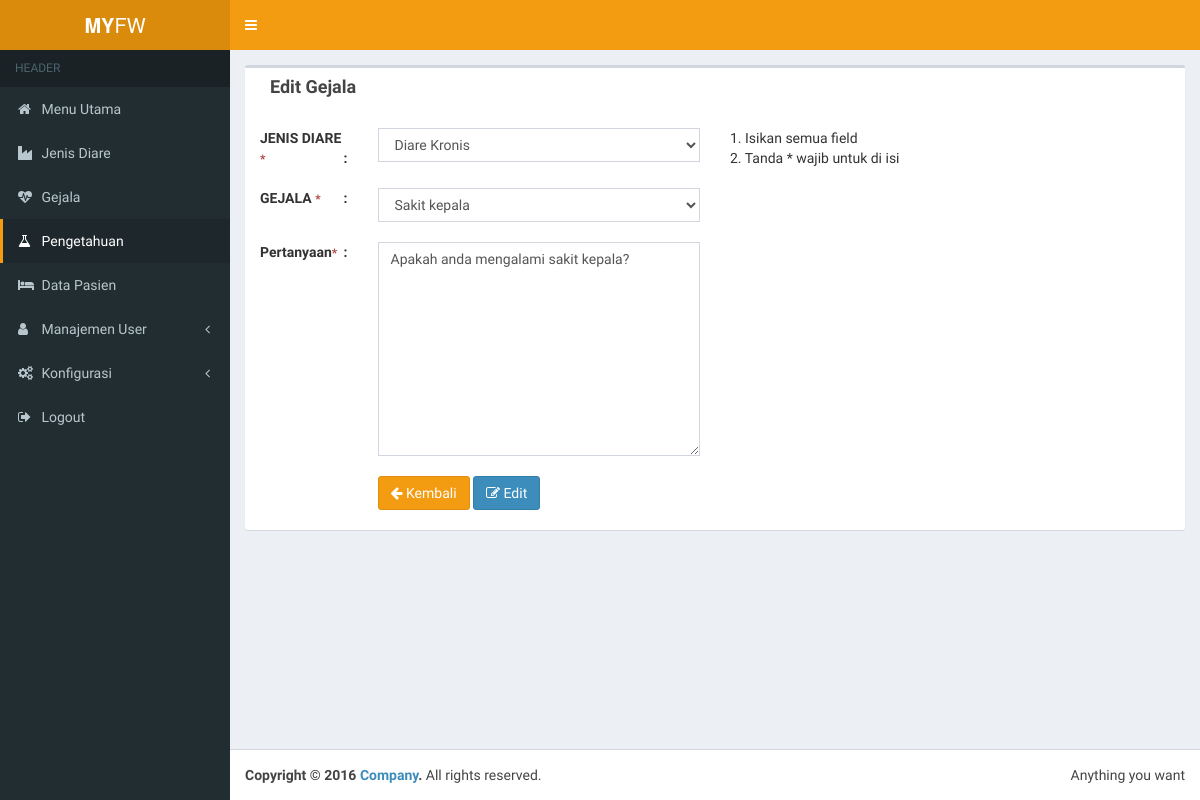
The app's page /admin/pengetahuan/edit/02451 (signed in), older data.
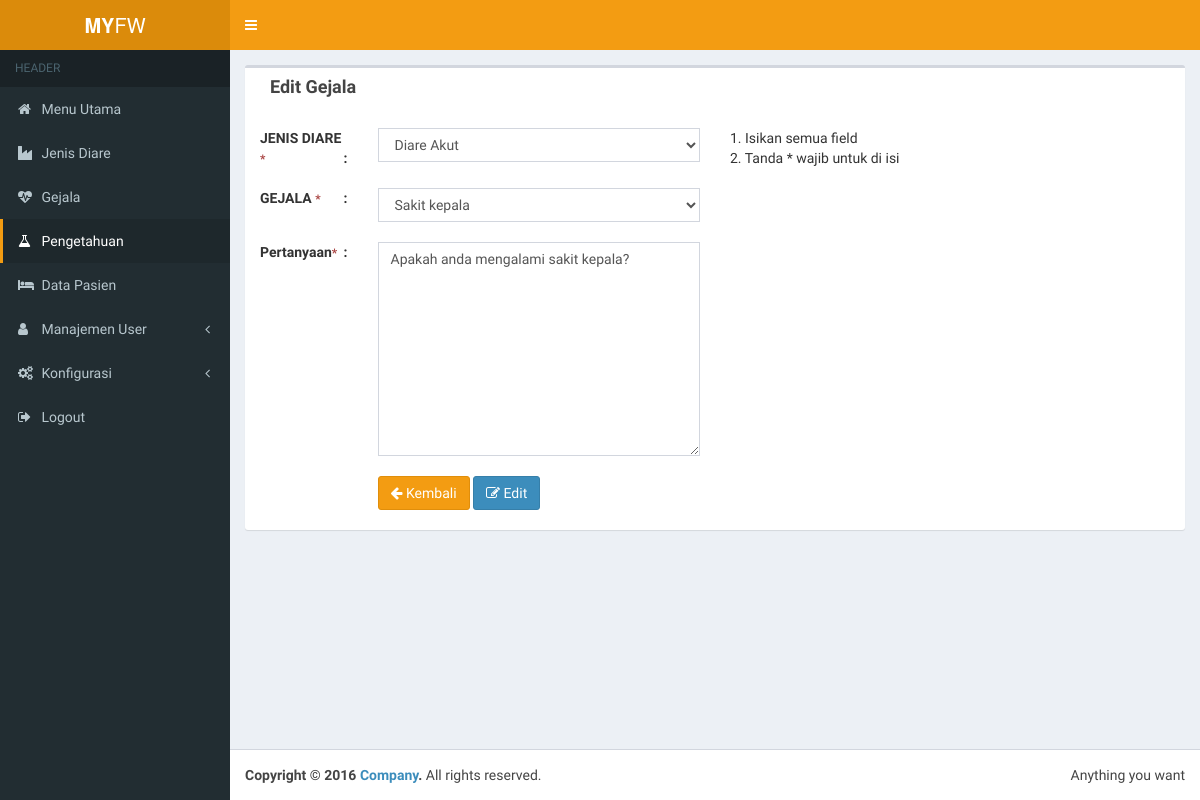
The same page, newer data.
### tables this page shows
CREATE TABLE `tbl_pengetahuan` (
  `kode_pengetahuan` varchar(10) NOT NULL,
  `kode_jenis` varchar(10) NOT NULL,
  `kode_gejala` varchar(10) NOT NULL,
  `pertanyaan` text NOT NULL,
  `nilai_cf` float NOT NULL
);

CREATE TABLE `tbl_jenis` (
  `kode_jenis` varchar(4) NOT NULL,
  `nama_jenis` varchar(200) NOT NULL,
  `penanganan` text NOT NULL,
  `banding` enum('<','>','<=','>=') NOT NULL,
  `parameter` int(4) NOT NULL,
  `tgl_update` timestamp NOT NULL DEFAULT CURRENT_TIMESTAMP ON UPDATE CURRENT_TIMESTAMP
);

CREATE TABLE `tbl_gejala` (
  `kode_gejala` varchar(4) NOT NULL,
  `nama_gejala` varchar(200) NOT NULL,
  `nilai_cf` float NOT NULL,
  `tgl_update` timestamp NOT NULL DEFAULT CURRENT_TIMESTAMP ON UPDATE CURRENT_TIMESTAMP
);

### application/modules/admin/views/layout/content.php (called while the page is built)
<?php
if ($content) {
    $this->load->view($content);
} else {
    echo "halaman tidak ditemukan";
}

### application/modules/admin/views/layout/wrapper.php (called while the page is built, shortened)
<?php require_once('head.php') ?>
<?php require_once('nav.php') ?>
<?php require_once('content.php') ?>
<?php require_once('footer.php') ?>

### application/modules/admin/controllers/Pengetahuan.php (called while the page is built, shortened)
<?php
class Pengetahuan extends CI_Controller
{
    public function __construct()
    {
        $this->load->model('CF_model', 'CF');
    }
    public function edit($kode_pengetahuan)
    {
        $jenis = $this->Crud_model->listing('tbl_jenis');
        $gejala = $this->Crud_model->listing('tbl_gejala');
        $pengetahuan = $this->Crud_model->listingOne('tbl_pengetahuan', 'kode_pengetahuan', $kode_pengetahuan);
        $valid = $this->form_validation;
        $valid->set_rules(
            'pertanyaan',
            'Pertanyaan',
            'required',
            array('required' => ' %s harus diisi')
        );
        if ($valid->run() === FALSE) {
            $data = array(
                'title'     => 'Manjemen Pengetahuan',
                'edit'       => 'admin/pengetahuan/edit/' . $pengetahuan->kode_pengetahuan,
                'back'      => 'admin/pengetahuan',
                'pengetahuan'    => $pengetahuan,
                'jenis'     => $jenis,
                'gejala'     => $gejala,
                'content'       => 'admin/pengetahuan/edit',
            );
            $this->load->view('layout/wrapper', $data, FALSE);
        }
    }
}

### index.php (called while the page is built, shortened)
<?php
require_once BASEPATH.'core/CodeIgniter.php';

### application/models/Crud_model.php (called while the page is built, shortened)
<?php
class Crud_model extends CI_Model
{
    public function listing($table, $order = null)
    {
        $query = $this->db->select('*')
            ->from($table)
            ->get();
        return $query->result();
    }
    public function listingOne($table, $field, $where)
    {
        $query = $this->db->select('*')
            ->from($table)
            ->where($field, $where)
            ->get();
        return $query->row();
    }
}

### application/modules/admin/views/pengetahuan/edit.php (the view, shortened to what the changed rows need)
<div class="box">
    <div class="container-fluid">
        <div class="box-header">
            <h3 class="box-title"><strong>Edit Gejala</strong></h3><br><br>
        </div>
        <div class="box-body no-padding">
            <form action="<?= base_url($edit) ?>" method="post">
                <div class="row">
                    <div class="col-md-6">
                        <div class="row">
                            <div class="col-md-3"><strong>JENIS DIARE <small class="text-danger">*</small><span class="pull-right">:</span></strong></div>
                            <div class="col-md-9">
                                <select name="kode_jenis" class="form-control select2">
                                    <?php foreach ($jenis as $row) { ?>
                                        <option value="<?= $row->kode_jenis ?>" <?php if ($row->kode_jenis == $pengetahuan->kode_jenis) {
                                                                                    echo "selected";
                                                                                } ?>><?= $row->nama_jenis ?></option>
                                    <?php } ?>
                                </select>
                            </div>
                        </div><br>
                        <div class="row">
                            <div class="col-md-3"><strong>GEJALA <small class="text-danger">*</small><span class="pull-right">:</span></strong></div>
                            <div class="col-md-9">
                                <select name="kode_gejala" class="form-control select2">
                                    <?php foreach ($gejala as $row) { ?>
                                        <option value="<?= $row->kode_gejala ?>" <?php if ($row->kode_gejala == $pengetahuan->kode_gejala) {
                                                                                        echo "selected";
                                                                                    } ?>><?= $row->nama_gejala ?></option>
                                    <?php } ?>
                                </select>
                            </div>
                        </div><br>
                        <div class="row pt10">
                            <div class="col-md-3"><strong>Pertanyaan<small class="text-danger">*</small><span class="pull-right">:</span></strong></div>
                            <div class="col-md-9">
                                <textarea name="pertanyaan" id="" cols="30" rows="10" class="form-control"><?= $pengetahuan->pertanyaan ?></textarea>
                            </div>
                        </div><br>
                        <div class="row">
                            <div class="col-md-3"></div>
                            <div class="col-md-9">
                                <a href="<?= base_url($back) ?>" class="btn btn-warning"><i class="fa fa-arrow-left"></i> Kembali</a>
                                <button class="btn btn-primary" type="submit"><i class="fa fa-edit"></i> Edit</button>
                            </div>
                        </div><br>
                    </div>
            </form>
            <div class="col-md-6">
                <p>
                    1. Isikan semua field <br>
                    2. Tanda * wajib untuk di isi
                </p>
            </div>
        </div>
    </div>
</div>
</div>

Row changes from the older to the newer data that the page shows:
changed through a linked row, tbl_pengetahuan "Apakah anda mengalami sakit kepala?": kode_jenis "Diare Kronis" → "Diare Akut"
